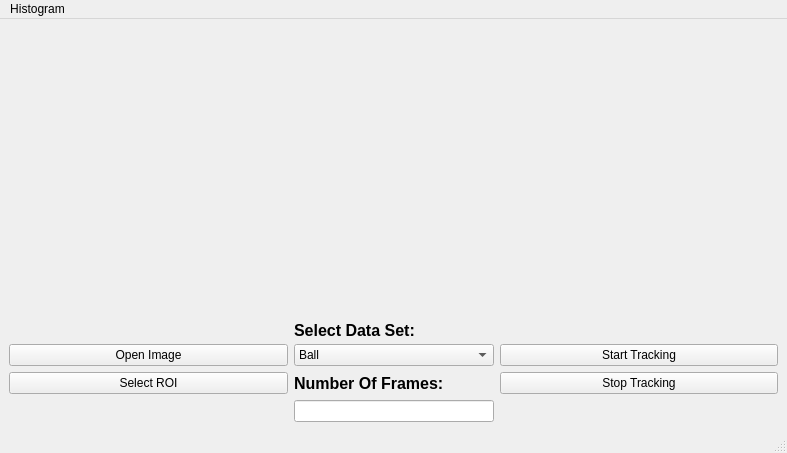
<?xml version="1.0" encoding="UTF-8"?>
<ui version="4.0">
 <class>MainWindow</class>
 <widget class="QMainWindow" name="MainWindow">
  <property name="geometry">
   <rect>
    <x>0</x>
    <y>0</y>
    <width>787</width>
    <height>453</height>
   </rect>
  </property>
  <property name="windowTitle">
   <string>MainWindow</string>
  </property>
  <widget class="QWidget" name="centralwidget">
   <layout class="QGridLayout" name="gridLayout_2">
    <item row="0" column="0">
     <layout class="QGridLayout" name="gridLayout">
      <item row="3" column="1">
       <widget class="QLabel" name="label">
        <property name="maximumSize">
         <size>
          <width>200</width>
          <height>25</height>
         </size>
        </property>
        <property name="font">
         <font>
          <pointsize>12</pointsize>
          <bold>true</bold>
         </font>
        </property>
        <property name="text">
         <string>Number Of Frames:</string>
        </property>
       </widget>
      </item>
      <item row="0" column="0" colspan="3">
       <widget class="QLabel" name="image_label">
        <property name="maximumSize">
         <size>
          <width>16777215</width>
          <height>500</height>
         </size>
        </property>
        <property name="text">
         <string/>
        </property>
       </widget>
      </item>
      <item row="1" column="1">
       <widget class="QLabel" name="data_set_label">
        <property name="maximumSize">
         <size>
          <width>150</width>
          <height>16</height>
         </size>
        </property>
        <property name="font">
         <font>
          <pointsize>12</pointsize>
          <bold>true</bold>
         </font>
        </property>
        <property name="text">
         <string>Select Data Set:</string>
        </property>
       </widget>
      </item>
      <item row="2" column="1">
       <widget class="QComboBox" name="data_set_combo_box">
        <item>
         <property name="text">
          <string>Ball</string>
         </property>
        </item>
        <item>
         <property name="text">
          <string>YellowBall</string>
         </property>
        </item>
        <item>
         <property name="text">
          <string>Player</string>
         </property>
        </item>
        <item>
         <property name="text">
          <string>Erase</string>
         </property>
        </item>
        <item>
         <property name="text">
          <string>Hand</string>
         </property>
        </item>
       </widget>
      </item>
      <item row="4" column="1">
       <widget class="QLineEdit" name="frames_line_edit">
        <property name="maximumSize">
         <size>
          <width>200</width>
          <height>16777215</height>
         </size>
        </property>
        <property name="text">
         <string/>
        </property>
       </widget>
      </item>
      <item row="2" column="0">
       <widget class="QPushButton" name="open_image_button">
        <property name="text">
         <string>Open Image</string>
        </property>
       </widget>
      </item>
      <item row="3" column="0">
       <widget class="QPushButton" name="roi_button">
        <property name="text">
         <string>Select ROI</string>
        </property>
       </widget>
      </item>
      <item row="2" column="2">
       <widget class="QPushButton" name="tracking_button">
        <property name="text">
         <string>Start Tracking</string>
        </property>
       </widget>
      </item>
      <item row="3" column="2">
       <widget class="QPushButton" name="pushButton">
        <property name="text">
         <string>Stop Tracking</string>
        </property>
       </widget>
      </item>
     </layout>
    </item>
   </layout>
  </widget>
  <widget class="QMenuBar" name="menubar">
   <property name="geometry">
    <rect>
     <x>0</x>
     <y>0</y>
     <width>787</width>
     <height>22</height>
    </rect>
   </property>
   <widget class="QMenu" name="menuHistogram">
    <property name="title">
     <string>Histogram</string>
    </property>
    <addaction name="actionIntensity_Histogram"/>
    <addaction name="actionColor_Histogram"/>
   </widget>
   <addaction name="menuHistogram"/>
  </widget>
  <widget class="QStatusBar" name="statusbar"/>
  <action name="actionOpen">
   <property name="text">
    <string>Open</string>
   </property>
  </action>
  <action name="actionClose">
   <property name="text">
    <string>Close</string>
   </property>
  </action>
  <action name="actionIntensity_Histogram">
   <property name="text">
    <string>Intensity Histogram</string>
   </property>
  </action>
  <action name="actionNormalize_Histogram">
   <property name="text">
    <string>Normalize Histogram</string>
   </property>
  </action>
  <action name="actionColor_Histogram">
   <property name="text">
    <string>Color Histogram</string>
   </property>
  </action>
 </widget>
 <resources/>
 <connections/>
</ui>
